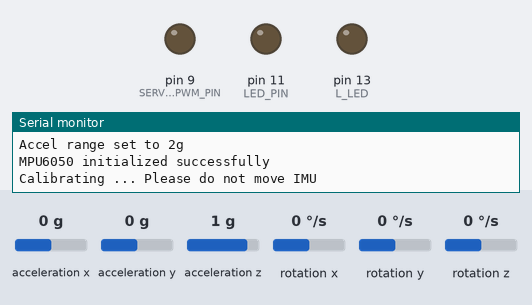
Bench run of a program on a simulated Arduino Nano, built with avr-gcc and run on an emulated ATmega328P. Parts: output pins drawn as LEDs (lit = HIGH), the last lines printed to the serial monitor. Wiring (inferred from the names in the program): MPU-6050 motion sensor at I2C address 0x68. The test bench sets the inputs (shaded band); at power-on: rotation z 0 °/s, acceleration x 0 g, acceleration y 0 g, acceleration z 1 g, rotation x 0 °/s, rotation y 0 °/s.

Above: at 0.9 s.
1.0 s: rotation z set to -192 °/s
At 3.45 s:
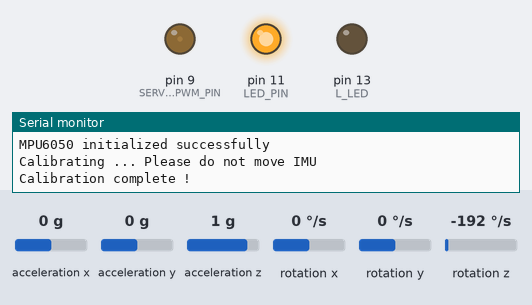
4.0 s: acceleration x set to -1.4 g
At 6.7 s:
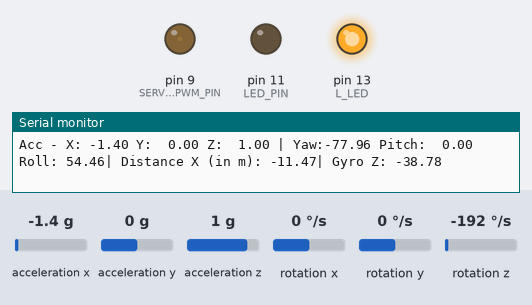
7.0 s: acceleration x set to -1.2 g
At 8.2 s:
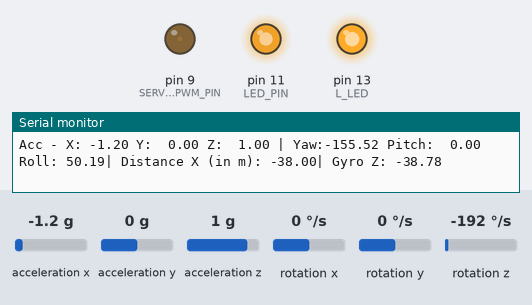
8.5 s: rotation z set to -122 °/s
11.5 s: rotation z set to -114 °/s
14.5 s: acceleration x set to 0.8 g
At 18.0 s:
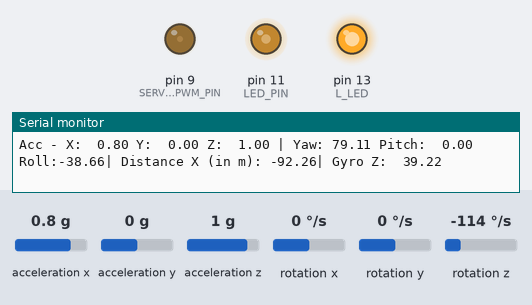
Timing chart, 0 to 18.5 s (numbered marks = the images above; inputs shaded):
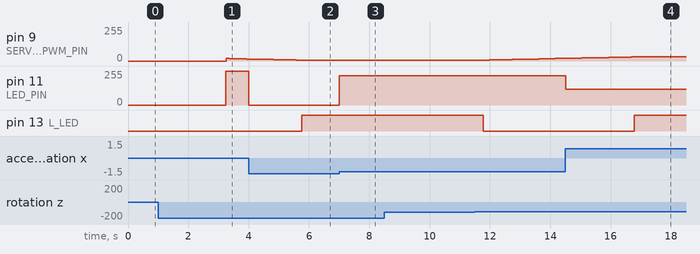

The program:

main.cpp
```cpp
#include <Arduino.h>
#include <avr/io.h>
#include <util/delay.h>
#include <stdio.h>
#include <avr/interrupt.h>
#include <math.h>

#define F_CPU 16000000UL // CPU clock speed: 16 MHz
#define IMU_ADDR 0x68
#define L_LED PB5  // LED L
#define LED_PIN PB3  // LED on PB3 (D3, OC2A)
#define SERVO_PWM_PIN PB1  // Pin for PWM output to servo

#define ServoRange 84 // yaw degree range limit
#define LEDRange 79
#define BRIGHT1 255 // LED off
#define BRIGHT2 0 // LED on

// Gyroscope full-scale range options
#define GYRO_RANGE_250  0  // ±250°/s
#define GYRO_RANGE_500  1  // ±500°/s
#define GYRO_RANGE_1000 2  // ±1000°/s
#define GYRO_RANGE_2000 3  // ±2000°/s

#define ACCEL_RANGE_2G  0x00
#define ACCEL_RANGE_4G  0x08
#define ACCEL_RANGE_8G  0x10
#define ACCEL_RANGE_16G 0x18

// Current gyroscope range setting
float gyro_scale = 131.0f;
float acc_scale = 16384.0f;

int16_t AccX, AccY, AccZ, GyrX, GyrY, GyrZ; // raw
float accX, accY, accZ, gyrX, gyrY, gyrZ; // converted to g or deg
float yaw = 0.0f;
float pitch = 0.0f;
float roll = 0.0f;
float velocityX = 0.0f;   // in m/s
float distanceX = 0.0f;
float offset_ax, offset_ay, offset_az, offset_gx, offset_gy, offset_gz;

// ----- Serial Functions ----- //

// Serial begin (9600)
void uart_init() {
	uint16_t ubrr = 103;
	UBRR0H = (uint8_t)(ubrr >> 8);
	UBRR0L = (uint8_t)ubrr;
	UCSR0B = (1 << TXEN0) | (1 << RXEN0); // enable transmitter & receiver
	UCSR0C = (3 << UCSZ00);
}

void uartTransmit(char c) {
    while (!(UCSR0A & (1 << UDRE0))); // wait until buffer empty
    UDR0 = c;
}

void uartPrint(const char* str) {
    while (*str) {
        uartTransmit(*str++);
    }
}

void uartPrintInt(int num) {
    char buffer[10];
    itoa(num, buffer, 10);
    uartPrint(buffer);
}

void uartPrintFloat(float num) {
    char buffer[20];
    dtostrf(num, 6, 2, buffer); // width=6, precision=2
    uartPrint(buffer);
}

// ----- I2C Functions ----- //

void i2c_init(void) {
    TWSR = 0x00;  // prescaler = 1
    TWBR = 12;    // ~400kHz @ 16MHz
}

void i2c_start(void) {
    TWCR = (1 << TWINT) | (1 << TWSTA) | (1 << TWEN);
    while (!(TWCR & (1 << TWINT)));
}

void i2c_stop(void) {
    TWCR = (1<<TWINT) | (1<<TWEN) | (1<<TWSTO);
    _delay_us(100);  // Small delay for stop condition
}

void i2c_write(uint8_t data) {
    TWDR = data;
    TWCR = (1 << TWINT) | (1 << TWEN);
    while (!(TWCR & (1 << TWINT)));
}

uint8_t i2c_read_ack(void) {
    TWCR = (1 << TWINT) | (1 << TWEN) | (1 << TWEA);
    while (!(TWCR & (1 << TWINT)));
    return TWDR;
  }

  uint8_t i2c_read_nack(void) {
    TWCR = (1 << TWINT) | (1 << TWEN);
    while (!(TWCR & (1 << TWINT)));
    return TWDR;
}

void mpu6050_set_gyro_range(uint8_t range) {
    i2c_start();
    i2c_write((IMU_ADDR << 1) | 0);
    i2c_write(0x1B);  // GYRO_CONFIG register
    i2c_write(range << 3);  // Bits 4:3 set the range
    i2c_stop();

    // Update scale factor based on range
    switch(range) {
        case GYRO_RANGE_250:
            gyro_scale = 131.0f;
            uartPrint("Gyro range set to ±250°/s\r\n");
            break;
        case GYRO_RANGE_500:
            gyro_scale = 65.5f;
            uartPrint("Gyro range set to ±500°/s\r\n");
            break;
        case GYRO_RANGE_1000:
            gyro_scale = 32.8f;
            uartPrint("Gyro range set to ±1000°/s\r\n");
            break;
        case GYRO_RANGE_2000:
            gyro_scale = 16.4f;
            uartPrint("Gyro range set to ±2000°/s\r\n");
            break;
    }
}

void mpu6050_set_acc_range(uint8_t range) {
    i2c_start();
    i2c_write((IMU_ADDR << 1) | 0);
    i2c_write(0x1C);  // GYRO_CONFIG register
    i2c_write(range);  // Bits 4:3 set the range
    i2c_stop();

    // Update scale factor based on range
    switch(range) {
        case ACCEL_RANGE_2G:
            acc_scale = 16384.0f;
            uartPrint("Accel range set to 2g\r\n");
            break;
        case ACCEL_RANGE_4G:
            acc_scale = 8192.0f;
            uartPrint("Accel range set to 4g\r\n");
            break;
        case ACCEL_RANGE_8G:
            acc_scale = 4096.0f;
            uartPrint("Accel range set to 8g\r\n");
            break;
        case ACCEL_RANGE_16G:
            acc_scale = 2048.0f;
            uartPrint("Accel range set to 16g\r\n");
            break;
    }
}

void mpu6050_init(void) {
    uartPrint("Initializing MPU6050...\r\n");

    // Wake up MPU-6050
    i2c_start();
    i2c_write((IMU_ADDR << 1) | 0);
    i2c_write(0x6B); // PWR_MGMT_1
    i2c_write(0x00);
    i2c_stop();

    _delay_ms(10);

    mpu6050_set_gyro_range(GYRO_RANGE_250);
    mpu6050_set_acc_range(ACCEL_RANGE_2G);

    uartPrint("MPU6050 initialized successfully\r\n");
}

// ----- MPU Functions ----- //
void readIMUCalibration() {
    uint8_t data[14];

    // Write starting register, then repeated start for read
    i2c_start();
    i2c_write((IMU_ADDR << 1) | 0);
    i2c_write(0x3B); // ACCEL_XOUT_H
    i2c_start();
    i2c_write((IMU_ADDR << 1) | 1);
    for (uint8_t i = 0; i < 13; i++) data[i] = i2c_read_ack();
    data[13] = i2c_read_nack();
    i2c_stop();

    // raw data readings (skip temp)
    AccX = ((int16_t)data[0] << 8) | data[1];
    AccY = ((int16_t)data[2] << 8) | data[3];
    AccZ = ((int16_t)data[4] << 8) | data[5];
    GyrX = ((int16_t)data[8] << 8) | data[9];
    GyrY = ((int16_t)data[10] << 8) | data[11];
    GyrZ = ((int16_t)data[12] << 8) | data[13];

    // convert to g
    accX = (float)AccX / acc_scale;
    accY = (float)AccY / acc_scale;
    accZ = (float)AccZ / acc_scale;
    gyrX = (float)GyrX / gyro_scale;
    gyrY = (float)GyrY / gyro_scale;
    gyrZ = (float)GyrZ / gyro_scale;
}

void readIMU() {
    readIMUCalibration();  // Read raw values

    // Apply offsets
    accX -= offset_ax;
    accY -= offset_ay;
    accZ -= offset_az;
    gyrX -= offset_gx;
    gyrY -= offset_gy;
    gyrZ -= offset_gz;
}

void calibration() {
    uartPrint("Calibrating ... Please do not move IMU\r\n");

    int bufferSize = 1000;
    float buff_ax=0.0f, buff_ay=0.0f, buff_az=0.0f, buff_gx=0.0f, buff_gy=0.0f ,buff_gz=0.0f;
    int i = 0;

    while (i < (bufferSize + 101)) {
        readIMUCalibration();

        if (i > 100 && i <= (bufferSize+100)) // discard the 100 first readings and sum the rest
        {
            buff_ax = buff_ax + accX;
            buff_ay = buff_ay + accY;
            buff_az = buff_az + accZ;
            buff_gx = buff_gx + gyrX;
            buff_gy = buff_gy + gyrY;
            buff_gz = buff_gz + gyrZ;
        }

        if (i==(bufferSize+100)) {
            offset_ax=buff_ax/bufferSize;
            offset_ay=buff_ay/bufferSize;
            offset_az=(buff_az/bufferSize)-1.0f;
            offset_gx=buff_gx/bufferSize;
            offset_gy=buff_gy/bufferSize;
            offset_gz=buff_gz/bufferSize;
        }

        i++;
        _delay_ms(2); // to not get repeated measures
    }

    uartPrint("Calibration complete !");
}

// PWM Initialization
void pwm_init() {
    DDRB |= (1 << SERVO_PWM_PIN);  // Set PWM pin as output
    TCCR1A = (1 << COM1A1) | (1 << WGM11);  // Configure PWM mode
    TCCR1B = (1 << WGM13) | (1 << WGM12) | (1 << CS11);  // Set frequency to 50Hz
    ICR1 = 19999;  // Define TOP value for 20ms period

    // Timer2 for PB3 (OC2A)
    DDRB |= (1 << LED_PIN);  // Set PB3 as output
    TCCR2A = (1 << COM2A1) | (1 << WGM21) | (1 << WGM20);  // Fast PWM, non-inverted output on OC2A
    TCCR2B = (1 << CS21);  // Prescaler = 8
    OCR2A = 0;  // Start with LED off
}

// ----- Main ----- //
void controlLED(float accel_x, float yaw) {
    // control of L LED
    if (yaw < -LEDRange || yaw > LEDRange) {
        PORTB |= (1 << L_LED);  // integrated LED L ON
    } else {
        PORTB &= ~(1 << L_LED);  // integrated LED L off
    }

    // control of PB3
    if(accel_x < 0.33 && accel_x > -0.33) {
        OCR2A = BRIGHT1; // PB3 off
    } else if (accel_x > 1.33 || accel_x < -1.33) {
        OCR2A = BRIGHT2; // PB3 on
    } else {
        float abs_accel = fabs(accel_x);  // Use absolute value

        // Normalize from 0.33-1.33 range to 0-1
        float normalized = (abs_accel - 0.33f) / (1.33f - 0.33f);

        // Clamp to 0-1
        if (normalized < 0.0f) normalized = 0.0f;
        if (normalized > 1.0f) normalized = 1.0f;

        float brightness = BRIGHT2 + normalized * (BRIGHT1 - BRIGHT2);

        // clamp
        if (brightness < 12) brightness = 12;
        if (brightness > 255) brightness = 255;

        OCR2A = (uint8_t)brightness;
    }
}

void set_servo_angle(float yaw) {
    if (yaw > ServoRange) yaw = ServoRange;
    if (yaw < -ServoRange) yaw = -ServoRange;
    OCR1A = 500 + ((yaw + ServoRange) * (2000.0 / (2 * ServoRange)));  // Adjust mapping to ensure range is 500 to 2500
}

void getPitchRoll() {
    pitch = atan2(accY, sqrt(accX * accX + accZ * accZ)) * 180.0f / M_PI;

    roll = atan2(-accX, accZ) * 180.0f / M_PI;
}

void getDistance() {
    // Convert accX from g to m/s²
    float accelX_ms2 = accX * 9.81f;

    // ignore acceleration less than 0.05g
    if (fabs(accelX_ms2) < 0.05 * 9.81f) {
        accelX_ms2 = 0.0f;
    }

    // Integrate accX to get velocity
    velocityX += accelX_ms2 * 0.01f;

    // Integrate velocity to get distance
    distanceX += velocityX * 0.01f;

    if (fabs(accX) < 0.1f) {
        // If barely any acceleration AND low velocity, assume stationary
        velocityX = 0.0f;
    }
}

int main(void) {
	uart_init();
    i2c_init();
    mpu6050_init();
    pwm_init();
    DDRB |= (1 << L_LED);  // Set LED pin as output
    PORTB &= ~(1 << L_LED);  // make LED off initially

    calibration();

    int counter = 0;

    while (1)
    {
        readIMU();
        yaw += gyrZ * 0.01f; // gyroscope z-axis data over time (0.01f seconds delay)


        controlLED(accX, yaw);
        set_servo_angle(yaw);
        getPitchRoll();
        getDistance();

        // prints only 100 iterations (1s)
        if (counter >= 100) {
            uartPrint("Acc - X:");
            uartPrintFloat(accX);
            uartPrint(" Y:");
            uartPrintFloat(accY);
            uartPrint(" Z:");
            uartPrintFloat(accZ);

            uartPrint(" | Yaw:");
            uartPrintFloat(yaw);
            uartPrint(" Pitch:");
            uartPrintFloat(pitch);
            uartPrint(" Roll:");
            uartPrintFloat(roll);

            uartPrint("| Distance X (in m): ");
            uartPrintFloat(distanceX);

            uartPrint("| Gyro Z: ");
            uartPrintFloat(gyrZ);

            uartPrint("\r\n");

            distanceX = 0.0f;
            counter = 0;
        }

        counter++;

        _delay_ms(10);
    }
}
```

Measured:
- the behaviour switches between -1.4 and -1.3 g on acceleration x (found by bisection; images 2 and 3)
- after the input at 4.0 s, pin 11 (LED_PIN): 255/255 → 0/255 at once
- after the input at 7.0 s, pin 11 (LED_PIN): 0/255 → 221/255 at once
- after the input at 14.5 s, pin 11 (LED_PIN): 221/255 → 119/255 at once
